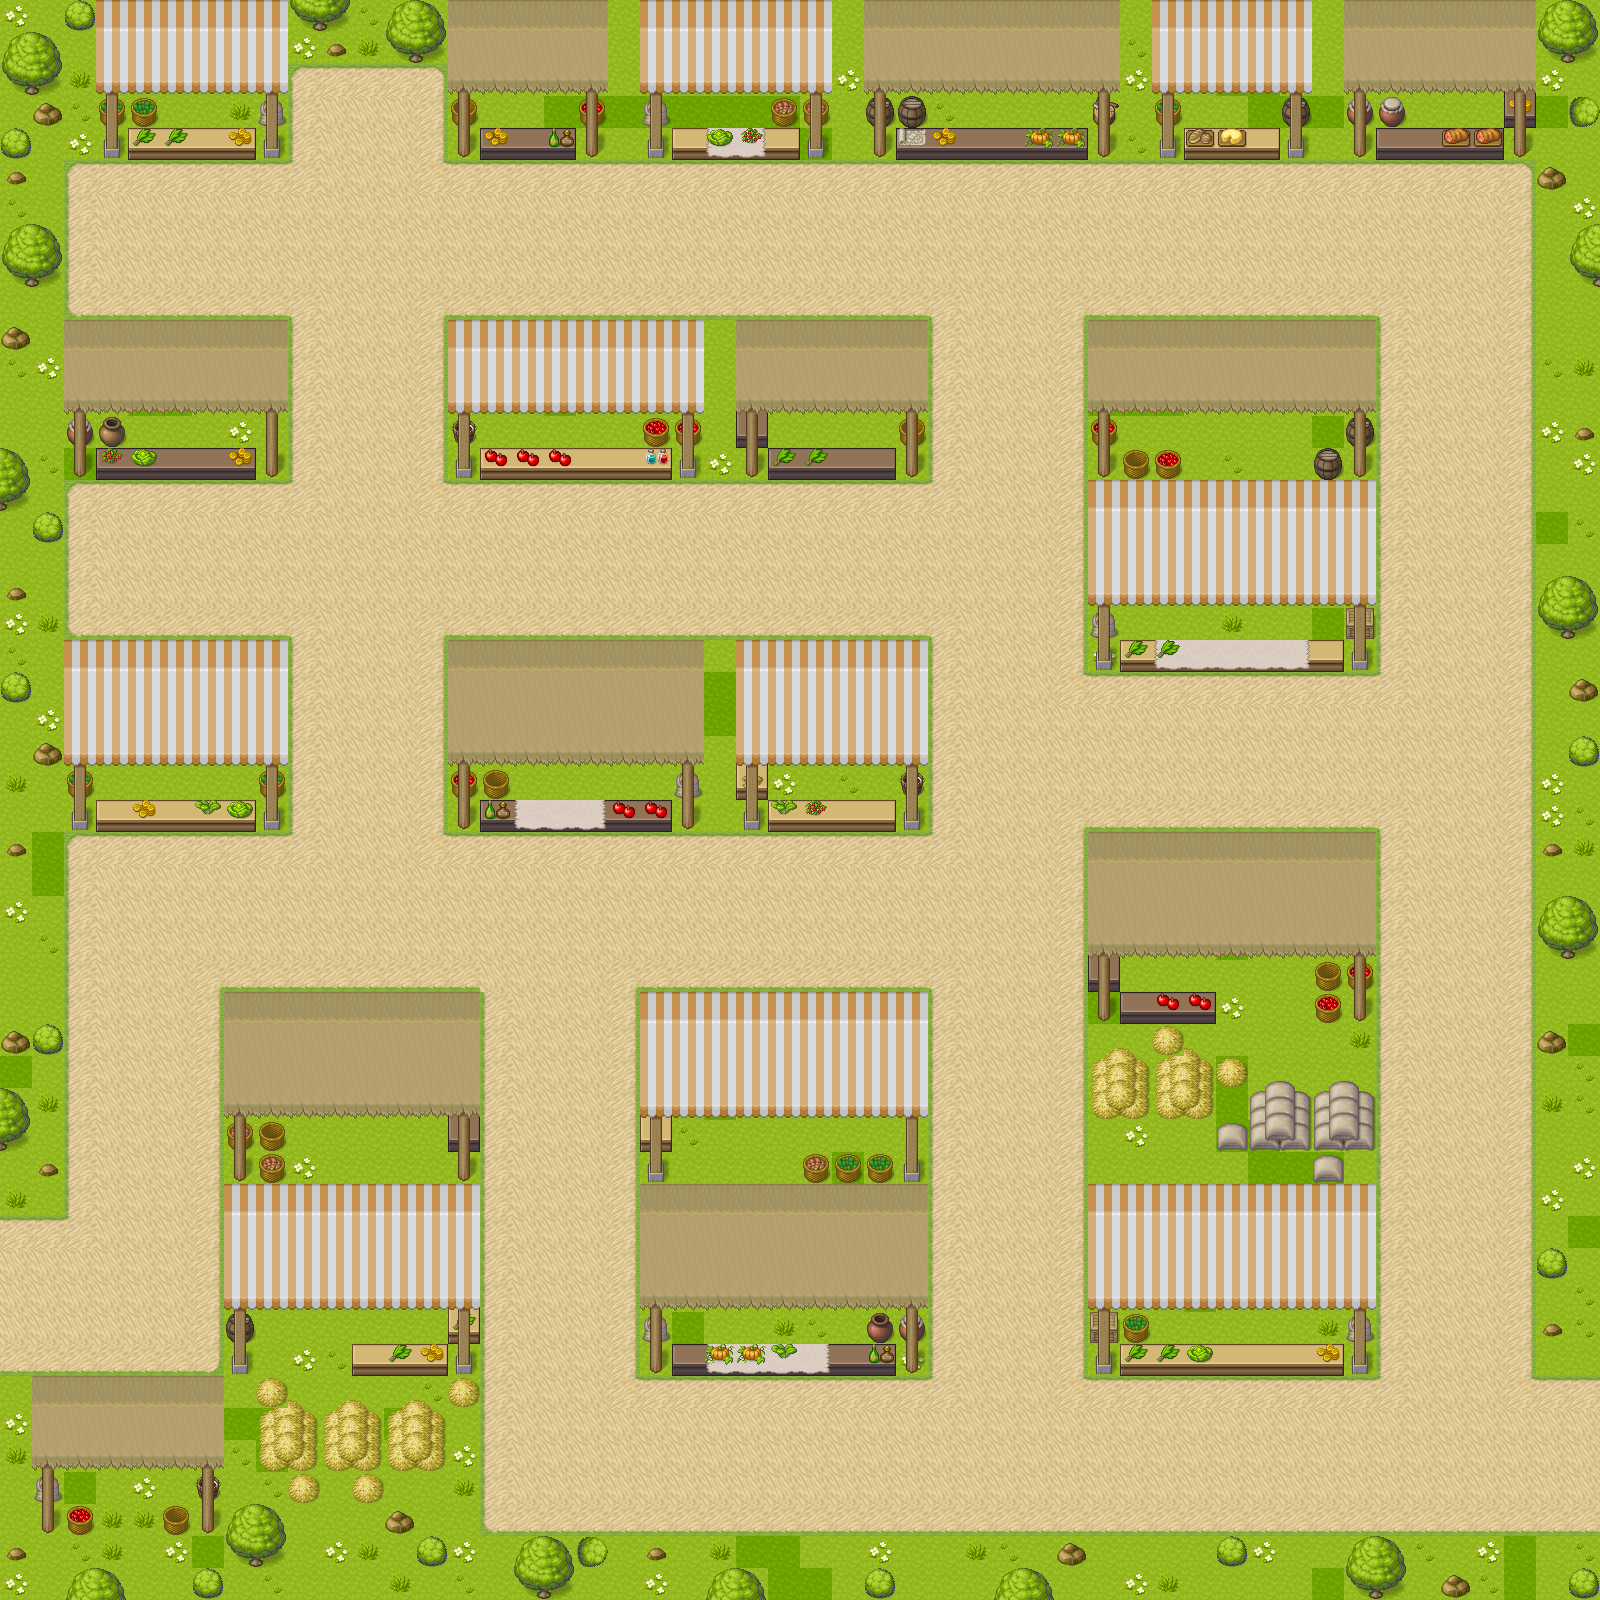

A level layout from a 2D game, rendered from its tile map. Below: a short description, then the map file with tile-grid data replaced by summaries:
An orthogonal 50x50 tile map with 32x32 px tiles, 7 tile layers (grass, trees, path, stalls, ...), 2 tilesets.

<map version="1.10" tiledversion="1.11.2" orientation="orthogonal" renderorder="right-down" width="50" height="50" tilewidth="32" tileheight="32" infinite="0" nextlayerid="18" nextobjectid="5">
 <editorsettings>
  <export target="Map-Level03.json" format="json" />
 </editorsettings>
 <tileset firstgid="1" name="pipo-map001_at" tilewidth="32" tileheight="32" tilecount="480" columns="16">
  <image source="../../Tiled-cityMap/assets/pipo-map001_at.png" width="512" height="960" />
 </tileset>
 <tileset firstgid="481" name="pipoya" tilewidth="32" tileheight="32" tilecount="1064" columns="8">
  <image source="../../Tiled-cityMap/assets/pipoya.png" width="256" height="4256" />
 </tileset>
 <layer id="2" name="grass" width="50" height="50">
  <data>[2500 cells, 2500 non-empty, 1 distinct tile ids]</data>
 </layer>
 <layer id="11" name="trees" width="50" height="50">
  <data>[2500 cells, 339 non-empty, 11 distinct tile ids]</data>
 </layer>
 <layer id="12" name="path" width="50" height="50">
  <data>[2500 cells, 1250 non-empty, 13 distinct tile ids]</data>
 </layer>
 <layer id="14" name="stalls" width="50" height="50">
  <data>[2500 cells, 149 non-empty, 22 distinct tile ids]</data>
 </layer>
 <layer id="15" name="decor" width="50" height="50">
  <data>[2500 cells, 62 non-empty, 17 distinct tile ids]</data>
 </layer>
 <layer id="16" name="ingredients" width="50" height="50">
  <data>[2500 cells, 49 non-empty, 14 distinct tile ids]</data>
 </layer>
 <layer id="13" name="stallsRoof" width="50" height="50">
  <data>[2500 cells, 628 non-empty, 12 distinct tile ids]</data>
 </layer>
 <objectgroup id="17" name="Object Layer 1" />
</map>
